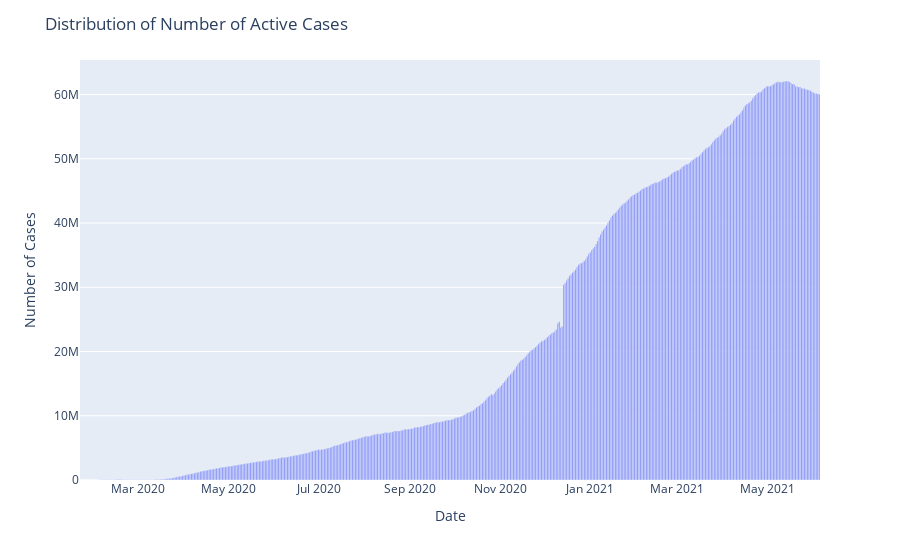

Write notebook code for a chart like this one.
### Code cell
datewise=full_grouped.groupby(["Date"]).agg({"Active":'sum'})
datewise["Days Since"]=datewise.index-datewise.index.min()
fig=px.bar(x=datewise.index,y=datewise["Active"])
fig.update_layout(title="Distribution of Number of Active Cases",
                  xaxis_title="Date",yaxis_title="Number of Cases",)
fig.show()

### Figure 1 — Plotly figure (JSON) as saved in the notebook; plotly's stock layout.template omitted (floating-point values rounded to 4 significant figures; data arrays with more than 128 entries replaced by an {"elided": "..."} marker saying what was removed)
{"data": [{"alignmentgroup": "True", "hovertemplate": "x=%{x}<br>y=%{y}<extra></extra>", "legendgroup": "", "marker": {"color": "#636efa"}, "name": "", "offsetgroup": "", "orientation": "v", "showlegend": false, "textposition": "auto", "type": "bar", "x": {"elided": "501 str values"}, "xaxis": "x", "y": {"elided": "501 int values"}, "yaxis": "y"}], "layout": {"barmode": "relative", "legend": {"tracegroupgap": 0}, "margin": {"t": 60}, "title": {"text": "Distribution of Number of Active Cases"}, "xaxis": {"anchor": "y", "domain": [0, 1], "title": {"text": "Date"}}, "yaxis": {"anchor": "x", "domain": [0, 1], "title": {"text": "Number of Cases"}}}}
